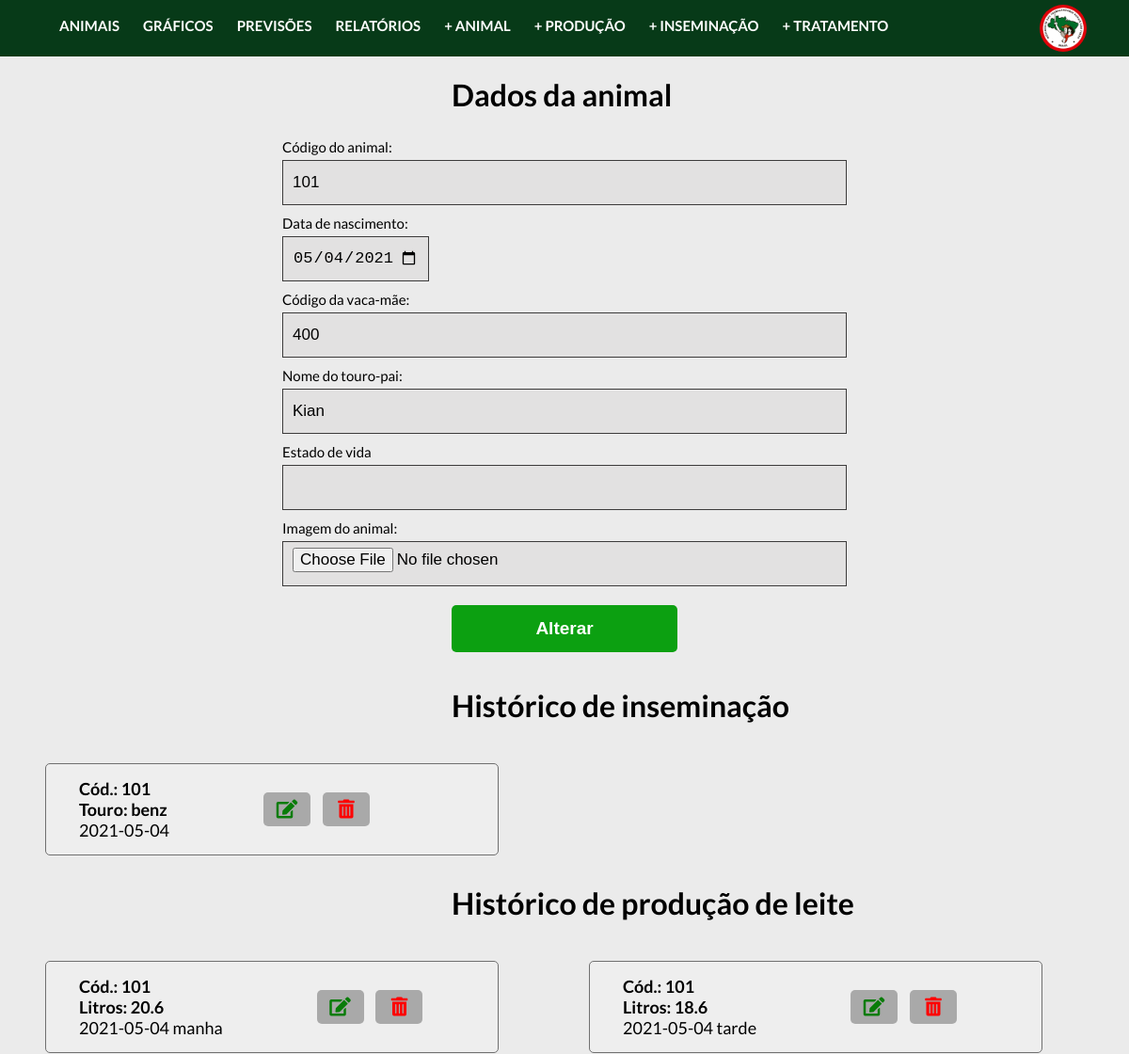
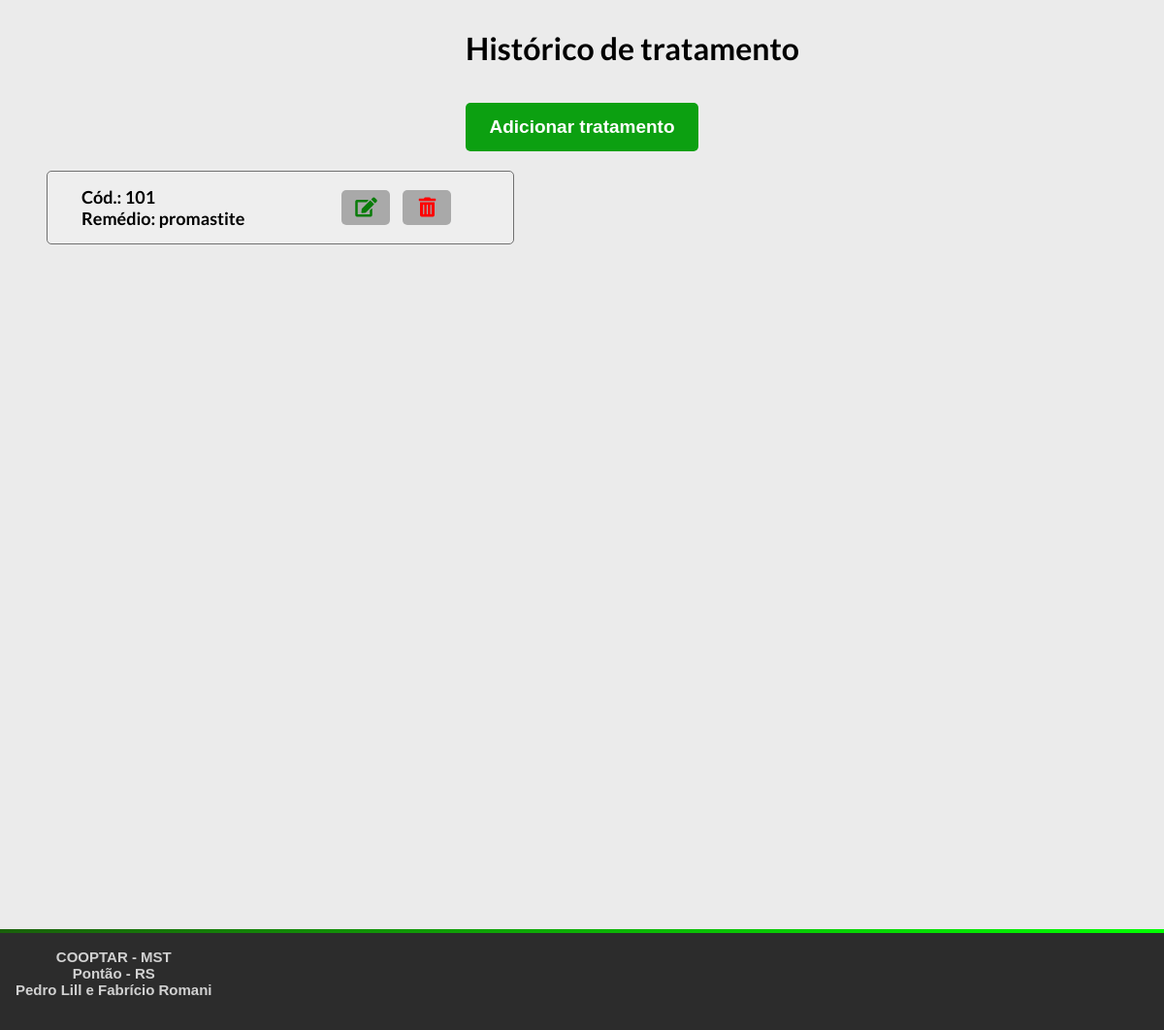
/controller/animalController.php?acao=altera&codAnimal=101, run on the app's committed database (2 pictures, top to bottom).
### tables this page shows
create table animal(
  codAnimal INTEGER,
  dtNascimento DATE NOT NULL,
  codMae INTEGER NOT NULL,
  nomePai VARCHAR(30) NOT NULL,
  estadoVida VARCHAR(10) NOT NULL,
  nomeImagem VARCHAR(30) NOT NULL,
  PRIMARY KEY (codAnimal)
);

create table inseminacao(
  codInseminacao INTEGER AUTO_INCREMENT PRIMARY KEY,
  codAnimal INTEGER,
  dtInseminacao DATE NOT NULL,
  touroInseminador VARCHAR(20) NOT NULL,
  inseminadorResponsavel VARCHAR(40) NOT NULL,
  retorno VARCHAR(10) NOT NULL,
  obs TEXT,
  novaDtInseminacao DATE, 
  FOREIGN KEY (codAnimal) REFERENCES animal(codAnimal)
);

create table producao(
  codProducao INTEGER AUTO_INCREMENT PRIMARY KEY,
  codAnimal INTEGER,
  dtColeta DATE NOT NULL,
  litros FLOAT NOT NULL,
  periodoDia VARCHAR(8) NOT NULL, 
  FOREIGN KEY (codAnimal) REFERENCES animal(codAnimal)
);

create table tratamento(
  codTratamento INTEGER AUTO_INCREMENT PRIMARY KEY,
  codAnimal INTEGER,
  dtTratamento DATE NOT NULL,
  motivoTratamento VARCHAR(100) NOT NULL,
  nomeMedicamento VARCHAR(80) NOT NULL,
  quantidadeMedicamento INTEGER NOT NULL,
  responsavel VARCHAR(30) NOT NULL,
  obs TEXT,
  FOREIGN KEY (codAnimal) REFERENCES animal(codAnimal)
);

### controller/classes/Conexao.php (called while the page is built)
<?php
    class Conexao{
        public static $conexao;
        public static function conecta(){
            if(!isset(self::$conexao)){
                try{
                    self::$conexao = new PDO("mysql:host=localhost; dbname=projetointegrado", "admcooptar", "12345");
                }
                catch(PDOException $e){
                    echo "Erro de conexão: ". $e->getMessage();
                    die();
                }
            }
            return self::$conexao;
        }
    }
?>

### controller/classes/AnimalDAO.php (called while the page is built, shortened)
<?php
    require_once "Conexao.php";
    require_once "Animal.php";
    class AnimalDAO{
        public $conexao;
        public function __construct(){
            $this->conexao = Conexao::conecta();
        }
        public function buscar($codAnimal){
            try{
                $query = $this->conexao->prepare("select * from animal where codAnimal=:c");
                $query->bindParam(":c", $codAnimal, PDO::PARAM_INT);
                $query->execute();
                $registros = $query->fetchAll(PDO::FETCH_CLASS, "Animal");
                return $registros[0];
            }
            catch(PDOException $e){
                echo "Erro no acesso aos dados: ". $e->getMessage();
            }
        }
    }
?>

### controller/classes/Animal.php (called while the page is built, shortened)
<?php
    class Animal{
        private $codAnimal;
        private $dtNascimento;
        private $codMae;
        private $nomePai;
        private $estadoVida;
        private $nomeImagem;
        public function getCodAnimal(){
            return $this->codAnimal;
        }
        public function getDtNascimento(){
            return $this->dtNascimento;
        }
        public function getCodMae(){
            return $this->codMae;
        }
        public function getNomePai(){
            return $this->nomePai;
        }
        public function getEstadoVida(){
            return $this->estadoVida;
        }
        public function getNomeImagem(){
            return $this->nomeImagem;
        }
    }
?>

### controller/classes/inseminacaoDAO.php (called while the page is built, shortened)
<?php
    require_once "Conexao.php";
    require_once "inseminacao.php";
    class inseminacaoDAO{
        public $conexao;
        public function __construct(){
            $this->conexao = Conexao::conecta();
        }
        public function buscaLista($codAnimal){
            try{
                $query = $this->conexao->prepare("select * from inseminacao where codAnimal = :c");
                $query->bindParam(":c", $codAnimal, PDO::PARAM_INT);
                $query->execute();
                $registros = $query->fetchAll(PDO::FETCH_CLASS, "inseminacao");
                return $registros;
            }
            catch(PDOException $e){
                echo "Erro no acesso aos dados: ". $e->getMessage();
            }
        }
    }
?>

### controller/classes/inseminacao.php (called while the page is built, shortened)
<?php
    class Inseminacao{
        private $codInseminacao;
        private $codAnimal;
        private $dtInseminacao;
        private $touroInseminador;
        public function getCodInseminacao(){
            return $this->codInseminacao;
        }
        public function getCodAnimal(){
            return $this->codAnimal;
        }
        public function getDtInseminacao(){
            return $this->dtInseminacao;
        }
        public function getTouroInseminador(){
            return $this->touroInseminador;
        }
    }
?>

### controller/classes/ProducaoDAO.php (called while the page is built, shortened)
<?php
    require_once "Conexao.php";
    require_once "Producao.php";
    class ProducaoDAO{
        public $conexao;
        public function __construct(){
            $this->conexao = Conexao::conecta();
        }
        public function buscaLista($codAnimal){
            try{
                $query = $this->conexao->prepare("select * from producao where codAnimal = :c");
                $query->bindParam(":c", $codAnimal, PDO::PARAM_INT);
                $query->execute();
                $registros = $query->fetchAll(PDO::FETCH_CLASS, "Producao");
                return $registros;
            }
            catch(PDOException $e){
                echo "Erro no acesso aos dados: ". $e->getMessage();
            }
        }
    }
?>

### controller/classes/Producao.php (called while the page is built, shortened)
<?php
    class Producao{
        private $codProducao;
        private $codAnimal;
        private $dtColeta;
        private $litros;
        private $periodoDia;
        public function getCodProducao(){
            return $this->codProducao;
        }
        public function getCodAnimal(){
            return $this->codAnimal;
        }
        public function getDtColeta(){
            return $this->dtColeta;
        }
        public function getLitros(){
            return $this->litros;
        }
        public function getPeriodoDia(){
            return $this->periodoDia;
        }
    }
?>

### controller/classes/TratamentoDAo.php (called while the page is built, shortened)
<?php
    require_once "Conexao.php";
    require_once "Tratamento.php";
    class TratamentoDAO{
        public $conexao;
        public function __construct(){
            $this->conexao = Conexao::conecta();
        }
        public function buscaLista($codAnimal){
            try{
                $query = $this->conexao->prepare("select * from tratamento where codAnimal = :c");
                $query->bindParam(":c", $codAnimal, PDO::PARAM_INT);
                $query->execute();
                $registros = $query->fetchAll(PDO::FETCH_CLASS, "Tratamento");
                return $registros;
            }
            catch(PDOException $e){
                echo "Erro no acesso aos dados: ". $e->getMessage();
            }
        }
    }
?>

### controller/classes/Tratamento.php (called while the page is built, shortened)
<?php
    class Tratamento{
        private $codTratamento ;
        private $codAnimal;
        private $nomeMedicamento;
        public function getCodTratamento (){
            return $this->codTratamento ;
        }
        public function getCodAnimal(){
            return $this->codAnimal;
        }
        public function getNomeMedicamento(){
            return $this->nomeMedicamento;
        }
    }
?>

### controller/views/listaProducao.php (the view, shortened to what this page needs)
<!DOCTYPE html>
<html lang="pt-br">
<head>
  <link href="../css/style.css" rel="stylesheet">
  <link href="../css/adicionar-animal.css" rel="stylesheet">
  <link href="../css/lista-animais.css" rel="stylesheet">
</head>
<body>
<div class="lista_animais">
      <h1>Histórico de produção de leite</h1>
        <?php
        require_once "../controller/classes/ProducaoDAO.php";
        $obj = new ProducaoDAO();
        $lista = $obj->buscaLista($codAnimal);
        if(count($lista) == 0){
            echo "Nenhuma animal encontrada.";
        }else{
            foreach ($lista as $producao){
        ?>
        <div class="animal-historico">
            <div class="label">
                <div class="animal_descricao">
                <strong>Cód.: <?=$producao->getCodAnimal()?> </strong>
                <strong>Litros: <?=$producao->getLitros()?> </strong>
                <?=$producao->getDtColeta()?>  <?=$producao->getPeriodoDia()?>
                </div>
                <div>
                  <button name="altera" class="button-edit" onclick="window.location.href='producaoController.php?acao=altera&codProducao=<?=$producao->getCodProducao() ?>'"><i class="fa fa-edit fa-1x"></i></button>
                  <button name="exclui" class="button-delete" onclick=""><i class="fa fa-trash-alt fa-1x"></i></button>
                </div>
            </div>
        </div>
    <?php
        }
      }
    ?>
  </div>
</body>

### controller/views/alteraAnimal.php (shortened to what this page needs)
<main>
    <?php
    $codAnimal = isset($_POST['field_codAnimal']) ? $_POST['field_codAnimal'] : $animal->getCodAnimal();
    $dtNascimento = isset($_POST['field_dtNascimento']) ? $_POST['field_dtNascimento'] : $animal->getDtNascimento();
    $codMae = isset($_POST['field_codMae']) ? $_POST['field_codMae'] : $animal->getCodMae();
    $nomePai = isset($_POST['field_nomePai']) ? $_POST['field_nomePai'] : $animal->getNomePai();
    $estadoVida = isset($_POST['field_estadoVida']) ? $_POST['field_estadoVida'] : $animal->getEstadoVida();
    $nomeImagem = isset($_FILES['field_imagem']['name'])?($_FILES['field_imagem']['name']) : $animal->getNomeImagem();
    ?>
    <?php require_once("../includes/header.php");?>
    <form action="" method="post" enctype="multipart/form-data">
      <div class="container-animal">
        <h1>Dados da animal </h1>
        <div>
          <label class="label-cadastra" for="id_codAnimal">Código do animal: </label>
          <input type="number" name="field_codAnimal" id="id_codAnimal" autofocus value="<?=$codAnimal ?>" required>
        </div>
        <div>
          <label class="label-cadastra" for="id_dtNascimento">Data de nascimento: </label>
          <input type="date" name="field_dtNascimento" maxlength="100" id="id_dtNascimento" value="<?=$dtNascimento?>" required>
        </div>
        <div>
          <label class="label-cadastra" for="id_codMae">Código da vaca-mãe: </label>
          <input type="number" name="field_codMae" maxlength="100" id="id_codMae" value="<?=$codMae?>" required>
        </div>
        <div>
          <label class="label-cadastra" for="id_nomePai">Nome do touro-pai: </label>
          <input type="text" name="field_nomePai" maxlength="50" id="id_nomePai" value="<?=$nomePai?>" required>
        </div>
        <div>
          <label class="label-cadastra" for="id_estadoVida">Estado de vida </label>
          <input type="number" name="field_estadoVida" maxlength="50" id="id_estadoVida" value="<?=$estadoVida?>" required>
        </div>
        <div>
          <label class="label-cadastra" for="id_nomeImagem">Imagem do animal: </label>
          <input type="file" name="field_imagem" id="id_imagem" maxlength="50" id="id_nomeImagem" autofocus value="<?=$nomeImagem?>" required>
        </div>
        <button name="altera" class="button-form" type="submit">Alterar</button>
      </div>
    </form>
    <?php include("listaInseminacao.php");?>
    <?php include("listaProducao.php");?>
    <?php include("listaTratamento.php");?>
  <?php require_once("../includes/footer.php");?>
</main>

### controller/views/listaInseminacao.php (shortened to what this page needs)
<!DOCTYPE html>
<html lang="pt-br">
<head>
  <link href="../css/style.css" rel="stylesheet">
  <link href="../css/adicionar-animal.css" rel="stylesheet">
  <link href="../css/lista-animais.css" rel="stylesheet">
</head>
<body>
<div class="lista_animais">
      <h1>Histórico de inseminação</h1>
      <?php
        require_once "../controller/classes/inseminacaoDAO.php";
        $obj = new inseminacaoDAO();
        $lista = $obj->buscaLista($codAnimal);
        if(count($lista) == 0){
            echo "Nenhuma animal encontrada.";
        }else{
            foreach ($lista as $inseminacao){
        ?>
        <div class="animal-historico">
            <div class="label">
                <div class="animal_descricao">
                <strong>Cód.: <?=$inseminacao->getCodAnimal()?> </strong>
                <strong>Touro: <?=$inseminacao->getTouroInseminador()?> </strong>
                <?=$inseminacao->getDtInseminacao()?>
              </div>
              <div>
                <button name="altera" class="button-edit" onclick="window.location.href='inseminacaoController.php?acao=altera&codInseminacao=<?=$inseminacao->getCodInseminacao() ?>'"><i class="fa fa-edit fa-1x"></i></button>
                <button name="exclui" class="button-delete" onclick=""><i class="fa fa-trash-alt fa-1x"></i></button>
              </div>
            </div>
        </div>
    <?php
        }
      }
    ?>
  </div>
</body>

### controller/views/listaTratamento.php (shortened to what this page needs)
<!DOCTYPE html>
<html lang="pt-br">
<head>
  <link href="../css/style.css" rel="stylesheet">
  <link href="../css/adicionar-animal.css" rel="stylesheet">
  <link href="../css/lista-animais.css" rel="stylesheet">
</head>
<body>
<div class="lista_animais">
  <h1>Histórico de tratamento</h1>
  <button class="button-form" onclick="window.location.href='tratamentoController.php?acao=adiciona'">Adicionar tratamento</button>
    <?php
    require_once "../controller/classes/TratamentoDAO.php";
    $obj = new TratamentoDAO();
    $lista = $obj->buscaLista($codAnimal);
    if(count($lista) == 0){
        echo "Nenhuma animal encontrada.";
    }else{
        foreach ($lista as $tratamento){
    ?>
      <div class="animal-historico">
        <div class="label">
          <div class="animal_descricao">
          <strong>Cód.: <?=$tratamento->getCodAnimal()?> </strong>
          <strong>Remédio: <?=$tratamento->getNomeMedicamento()?> </strong>
          </div>
          <div>
            <button name="altera" class="button-edit" onclick="window.location.href='tratamentoController.php?acao=altera&codTratamento=<?=$tratamento->getCodTratamento() ?>'"><i class="fa fa-edit fa-1x"></i></button>
            <button name="exclui" class="button-delete" onclick=""><i class="fa fa-trash-alt fa-1x"></i></button>
          </div>
        </div>
      </div>
    <?php
        }
      }
    ?>
  </div>
</body>

### css/style.css (style rules this page uses)
:root { --primary-color: #073a18; }
body { font-family: 'Lato', sans-serif; margin: 0; transition: transform 0.3s; background-color: #ebebeb; }
button, input[type='submit'] { border: 0; border-radius: 5px; color: #fff; cursor: pointer; padding: 8px 12px; }
h1 { margin-left:40%; }

### css/adicionar-animal.css (style rules this page uses)
input[type=text], input[type=file], input[type=number], select { background-color: #e2e1e1; width: 50%; padding: 6px 10px; margin: 5px 0 5px 25%; display: inline-block; border: 0.5px solid #3c3b3b; box-sizing: border-box; font-size: 17px; }
input[type=date] { background-color: #e2e1e1; width: 13%; padding: 6px 10px; margin: 5px 0 5px 25%; display: inline-block; border: 0.5px solid #3c3b3b; box-sizing: border-box; font-size: 17px; }
.label-cadastra { width: 50%; margin: 5px 0 0px 25%; display: inline-block; box-sizing: border-box; font-size: 15px; }
.button-form { background-color: #0ca011; color: white; padding: 14px 20px; margin: 15px 0 0 40%; border: none; cursor: pointer; width: 20%; font-size: 19px; font-weight: bold; }

### css/lista-animais.css (style rules this page uses)
.lista_animais { display: flex; flex-direction: row; justify-content: flex-start; flex-wrap: wrap; margin-top: 10px; }
.animal-historico { cursor: pointer; width: 40vw; font-size: 15px; background-color: #eeeeee; border: 1px solid #707070; margin: 20px 4vw 0 4vw; border-radius: 5px; transition: 0.3s; }
.animal-historico .label { display: flex; margin: 15px; align-items: center; }
.animal_descricao { margin-left: 20px; font-size: 18px; display: flex; flex-direction: column; }
.button-delete { background-color: #4d4d4d6e; color: #ff0000; font-size: 20px; width: 50px; margin-left: 10px; }
.button-edit { background-color: #4d4d4d6e; color: #097c09; font-size: 20px; width: 50px; margin-left: 100px; }

### css/relatorios.css (style rules this page uses)
input { border:solid 2px rgba(53, 53, 53, 0.8); height:6vh; width:5vw; background-color:transparent; }

### data on the page
animal: field_codAnimal "101", field_dtNascimento "05/04/2021", field_codMae "400", field_nomePai "Kian"
inseminacao: codAnimal "101", touroInseminador "benz", dtInseminacao "2021-05-04"
producao: codAnimal "101", litros "20.6", dtColeta "2021-05-04", periodoDia "manha"
producao: codAnimal "101", litros "18.6", dtColeta "2021-05-04", periodoDia "tarde"
tratamento: codAnimal "101", nomeMedicamento "promastite"
